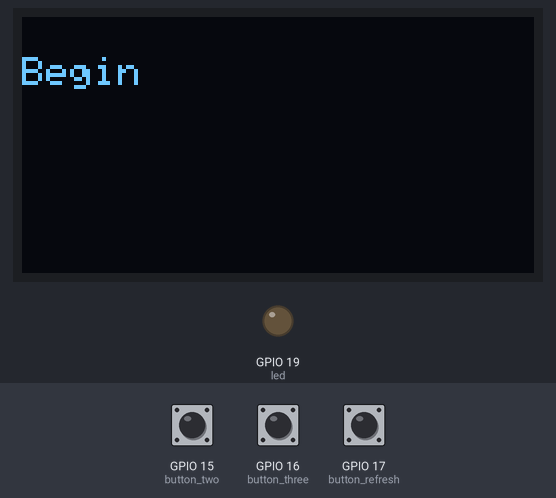
A program run on a simulated ESP32. On the bench: 128×64 one-colour display, output pins drawn as LEDs (lit = HIGH). The inputs (shaded band) are chosen by the test bench; at power-on: GPIO 17 (button_refresh) HIGH, GPIO 15 (button_two) HIGH, GPIO 16 (button_three) HIGH. WiFi joins after 1.5 s; servers stay silent unless stated; what the program prints to the serial monitor is not drawn.

Above: at 0.1 s.
At 2.7 s:
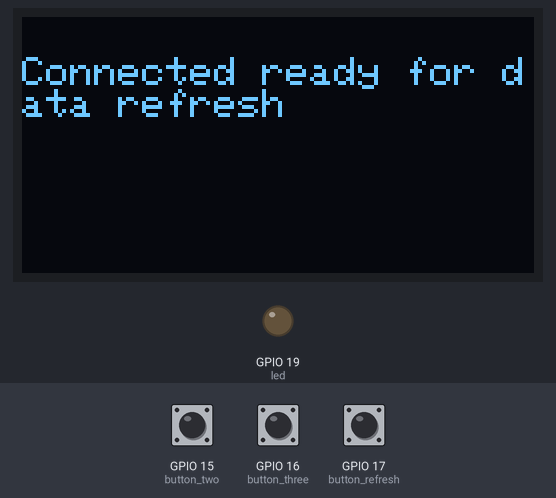
2.8 s: GPIO 17 (button_refresh) pulled LOW for 0.15 s
At 4.3 s:
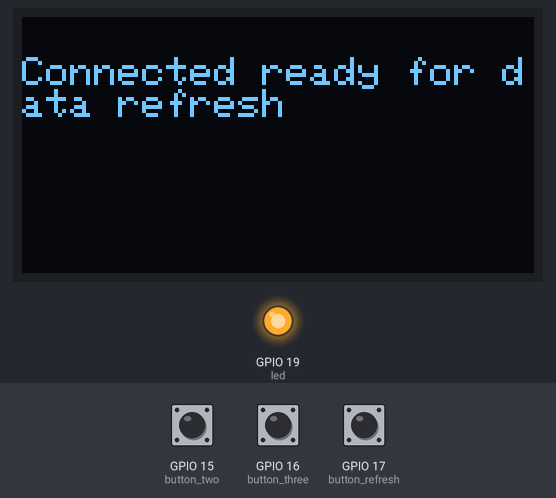
4.6 s: GPIO 15 (button_two) pulled LOW for 0.15 s
6.2 s: GPIO 16 (button_three) pulled LOW for 0.15 s
Timing chart, 0 to 9.2 s (numbered marks = the images above; inputs shaded):
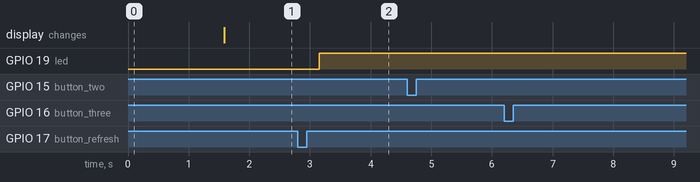

Measured:
- after the input at 2.8 s, GPIO 19 (led): LOW → HIGH after 0.35 s
- after the input at 4.6 s, every drawn part: stays the same
- after the input at 6.2 s, every drawn part: stays the same

The program:

main.cpp
```cpp
#include <Adafruit_SH110X.h>
#include <WiFi.h>
#include <HTTPClient.h>
#include <ArduinoJson.h>
#include <vector>

// configs für get requests
const char* ssid = "MikroTik-AF2E92"; // man brauch ssid vom Netzwerk
String API_URL = "http://192.168.88.69:8000/get_tasks_for_esp"; // und die api url

// Für SH1106 Displays nutzt man diesen Konstruktor:
Adafruit_SH1106G display(128, 64, &Wire, -1);

#define button_refresh 17
#define button_two 15
#define button_three 16
#define led 19

void write_to_monitor(String text) {
    display.clearDisplay();
    display.setCursor(0, 10);
    display.println(text);
    display.display();
}

void setup() {
  Serial.begin(115200);
  Wire.begin(21, 22); // Definiere deine I2C Pins explizit1
  pinMode(button_refresh, INPUT_PULLUP);
  pinMode(button_two, INPUT_PULLUP);
  pinMode(button_three, INPUT_PULLUP);
  pinMode(led, OUTPUT);

  // SH1106 nutzt eine leicht andere Initialisierung:
  if(!display.begin(0x3C, true)) {
    for(;;);
  }
  display.clearDisplay();
  display.setTextSize(1);
  display.setTextColor(SH110X_WHITE);

  write_to_monitor("Begin");

  // wifi setup
  WiFi.begin(ssid, "");
  Serial.println("Connecting");

  while (WiFi.status() != WL_CONNECTED) {
    delay(500);
    Serial.print(".");
  }

  Serial.println("Connected");

  if (WiFi.status() == WL_CONNECTED) {
    write_to_monitor("Connected ready for data refresh");
    /* HTTPClient http;

    http.begin(API_URL);  // Start connection
    int httpCode = http.GET();

    if (httpCode > 0) {
      Serial.printf("HTTP Response Code: %d\n", httpCode);

      String payload = http.getString();
      Serial.println("Response:");
      Serial.println(payload);
    } else {
      Serial.printf("Request failed: %s\n", http.errorToString(httpCode).c_str());
    } */

    /* http.end(); */
  }
}

class Task {
  public:
    int id;
    String title;
    bool checked;

    Task parse_json(const String& json_string) {
      Task task;
      JsonDocument doc;
      if (!deserializeJson(doc, json_string)) {
        task.id = doc["id"] | 0;
        task.title = doc["title"] | "";
        task.checked = doc["checked"] | false;
      }

      return task;
    }
};

std::vector<Task> parse_list_from_json(const String& json) {
    std::vector<Task> tasks;
    JsonDocument doc;

    DeserializationError error = deserializeJson(doc, json);
    if (error) {
        Serial.print("JSON parse failed: ");
        Serial.println(error.c_str());

        return tasks;
    }

    JsonArray array = doc.as<JsonArray>();

    tasks.clear();

    for (JsonObject obj : array) {
        Task task;

        task.id = obj["id"] | 0;
        task.title = obj["title"] | "";
        task.checked = obj["checked"] | false;

        tasks.push_back(task);
    }

    Serial.printf("Loaded %d tasks\n", tasks.size());
    return tasks;
}

class Button {
  public:
    int last_state = HIGH;
    int state;
    String _name;

    Button(String name) {
      _name = name;
    }

    bool Update() {
      bool got_pressed = false;
      if (last_state == LOW && state == HIGH) {
        Serial.println(_name);
        got_pressed = true;
      } else {
        got_pressed = false;
      }
      last_state = state;
      return got_pressed;
    }
};

Button refresh_btn("api refresh");
Button btn_two("button two");
Button btn_three("button three");

String get_tasks_from_api() {
  HTTPClient http;

  http.begin(API_URL);  // Start connection
  int httpCode = http.GET();

  if (httpCode > 0) {
    Serial.printf("HTTP Response Code: %d\n", httpCode);

    String payload = http.getString();
    Serial.println("Response:");
    Serial.println(payload);
    digitalWrite(led, LOW);
    http.end();
    return payload;
  } else {
    Serial.printf("Request failed: %s\n", http.errorToString(httpCode).c_str());
    digitalWrite(led, HIGH);
    http.end();
    return "";
  }
}

void print_task_ui(Task task, int this_index, int list_size) {
  display.clearDisplay();
  display.setCursor(0, 10);
  display.print("Id: ");
  display.println(task.id);

  display.setCursor(0, 20);
  display.print("Titel: ");
  display.println(task.title);

  display.setCursor(0, 30);
  if (task.checked) {
    display.println("Erledigt: Ja");
  } else {
    display.println("Erledigt: Nein");
  }
  display.setCursor(0, 50);
  display.println(String(this_index + 1) + "/" + String(list_size));
  display.display();
}

std::vector<Task> tasks;
int current_index = 0;

void loop() {
  // Put your main code here to run repeatedly
  refresh_btn.state = digitalRead(button_refresh);
  btn_two.state = digitalRead(button_two);
  btn_three.state = digitalRead(button_three);

  bool got_refreshed = refresh_btn.Update();
  bool task_up = btn_two.Update();
  bool task_down = btn_three.Update();

  if (got_refreshed) {
    tasks = parse_list_from_json(get_tasks_from_api());
    current_index = 0;
  }

  if (task_up) {
    if (current_index + 1 < tasks.size()) {
      current_index += 1;
    }
  }

  if (task_down) {
    if (current_index > 0) {
      current_index -= 1;
    }
  }

  if (!tasks.empty()) {
    print_task_ui(tasks[current_index], current_index, tasks.size());
  }
}
```
